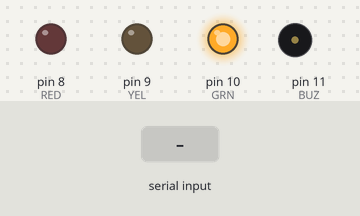
Bench run of a sketch on a simulated Arduino Uno, built with avr-gcc and run on an emulated ATmega328P. Parts: output pins drawn as LEDs (lit = HIGH), buzzer (waves = sounding, pin HIGH). Dashed ring = blinking. The test bench sets the inputs (shaded band).

Above: at 1.2 s.
1.3 s: "R" received over Serial
At 1.87 s:
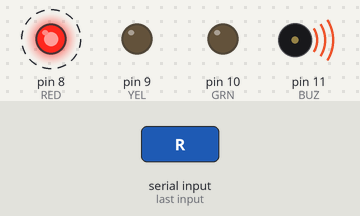
4.3 s: "Y" received over Serial
At 5.0 s:
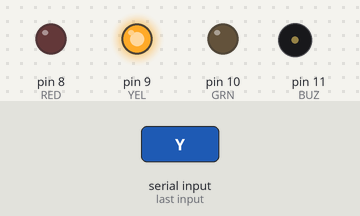
5.8 s: "T" received over Serial
At 5.92 s:
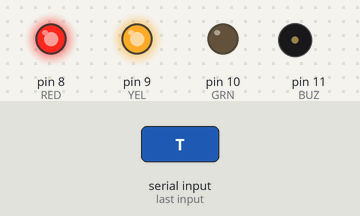
8.1 s: "0" received over Serial
At 9.1 s:
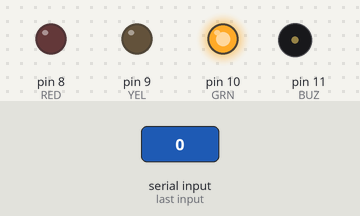
9.6 s: "T" received over Serial
At 9.72 s:
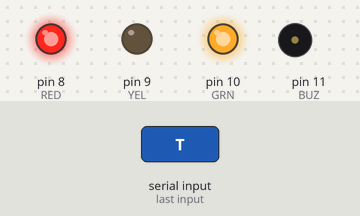
Timing chart, 0 to 12.6 s (numbered marks = the images above; inputs shaded):
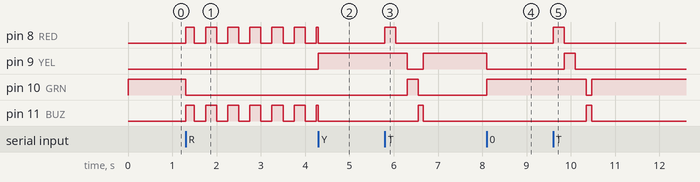

The sketch:

beacon.ino
```cpp
/* SHine-K 3.0 · USB 警示灯（Arduino Uno / Nano）
 * 现场端（live.html）点“＋ USB 警示灯”后，通过 Web Serial 发送一个字母：
 *   R = 危险：红灯闪 + 蜂鸣器    Y = 警告：黄灯常亮    0 = 全部关闭    T = 自检（三个灯各闪一下）
 * 接线：D8 → 红色 LED/继电器，D9 → 黄色 LED/继电器，D10 → 绿色 LED，D11 → 有源蜂鸣器（LED 记得串 220Ω 电阻）
 * 波特率 9600。待机时绿灯常亮。
 */
const int RED = 8, YEL = 9, GRN = 10, BUZ = 11;
char mode = '0';
unsigned long lastRx = 0;

void setup() {
  pinMode(RED, OUTPUT); pinMode(YEL, OUTPUT); pinMode(GRN, OUTPUT); pinMode(BUZ, OUTPUT);
  Serial.begin(9600);
  digitalWrite(GRN, HIGH);
  lastRx = millis();
}

void selfTest() {
  int pins[] = {RED, YEL, GRN};
  for (int i = 0; i < 3; i++) { digitalWrite(pins[i], HIGH); delay(250); digitalWrite(pins[i], LOW); }
  digitalWrite(BUZ, HIGH); delay(120); digitalWrite(BUZ, LOW);
}

void loop() {
  while (Serial.available()) {
    char c = Serial.read();
    if (c == 'R' || c == 'Y' || c == '0') { mode = c; lastRx = millis(); }
    else if (c == 'T') { selfTest(); lastRx = millis(); }
  }
  unsigned long now = millis();
  bool blink = (now / 250) % 2;
  if (mode == 'R') {
    digitalWrite(RED, blink); digitalWrite(BUZ, blink); digitalWrite(YEL, LOW); digitalWrite(GRN, LOW);
  } else if (mode == 'Y') {
    digitalWrite(RED, LOW); digitalWrite(BUZ, LOW); digitalWrite(YEL, HIGH); digitalWrite(GRN, LOW);
  } else {
    digitalWrite(RED, LOW); digitalWrite(BUZ, LOW); digitalWrite(YEL, LOW); digitalWrite(GRN, HIGH);
  }
}
```

Measured:
- after the input at 1.3 s, pin 8 (RED), pin 11 (BUZ): alternates HIGH for 0.25 s and LOW for 0.25 s, starting at once; pin 10 (GRN): HIGH → LOW at once
- after the input at 4.3 s, pin 9 (YEL): LOW → HIGH at once
- after the input at 5.8 s, pin 8 (RED): LOW → HIGH at once, → LOW 0.25 s later; pin 9 (YEL): HIGH → LOW after 0.50 s, → HIGH 0.37 s later; pin 10 (GRN): LOW → HIGH after 0.50 s, → LOW 0.25 s later; pin 11 (BUZ): LOW → HIGH after 0.75 s, → LOW 0.12 s later
- after the input at 8.1 s, pin 9 (YEL): HIGH → LOW at once; pin 10 (GRN): LOW → HIGH at once
- after the input at 9.6 s, pin 8 (RED): LOW → HIGH at once, → LOW 0.25 s later; pin 9 (YEL): LOW → HIGH after 0.25 s, → LOW 0.25 s later; pin 10 (GRN): HIGH → LOW after 0.75 s, → HIGH 0.12 s later; pin 11 (BUZ): LOW → HIGH after 0.75 s, → LOW 0.12 s later
